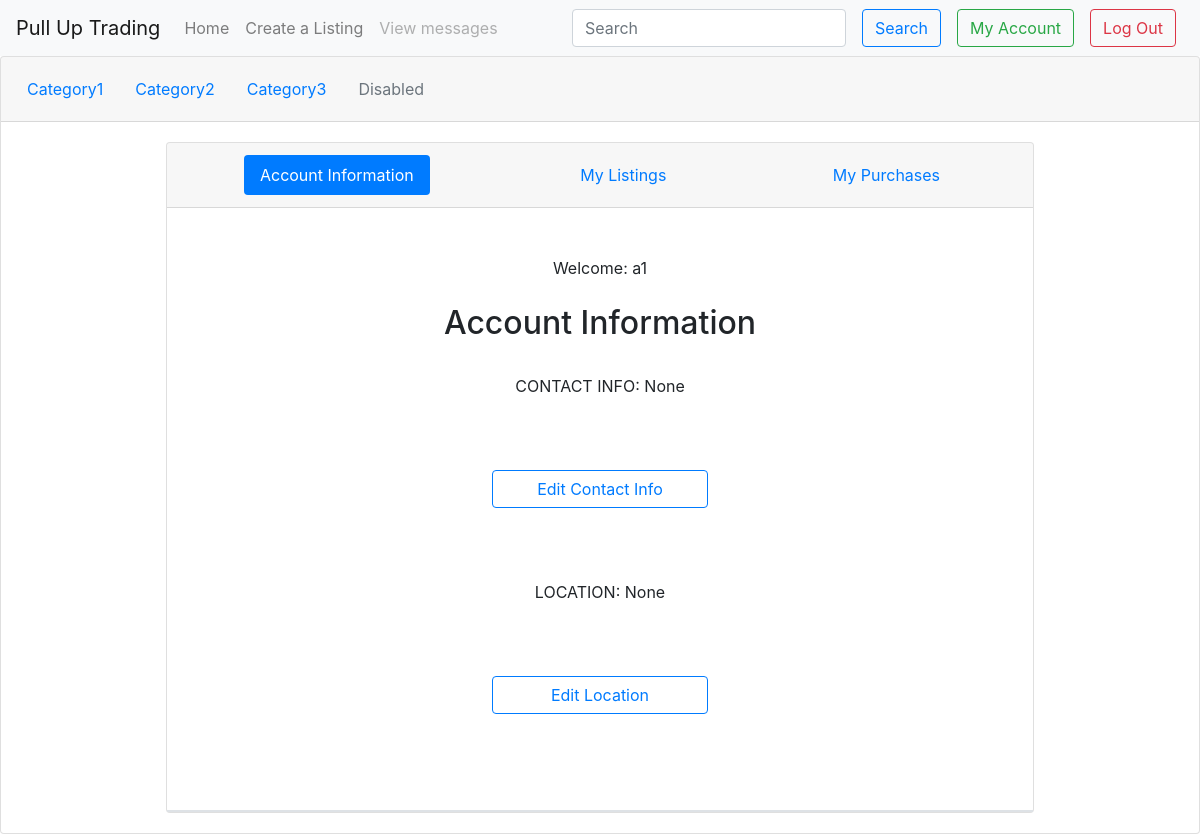
/profile (signed in), run on an earlier commit of the app's database.
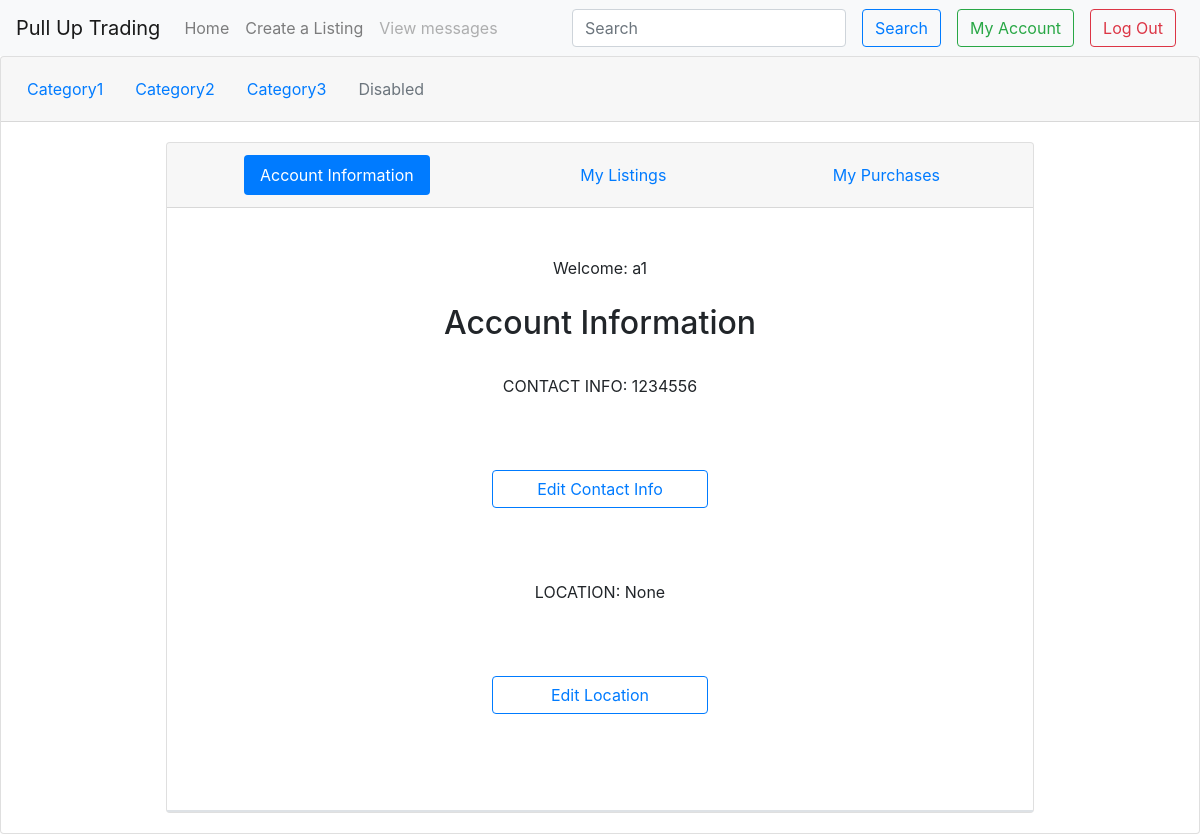
And on a later commit of the database.
### tables this page shows
CREATE TABLE users(id integer, username text, password text, location text, contactInfo text);

### __init__.py (the view, shortened to what this page needs)
@app.route('/profile', methods=['GET', 'POST'])
def profile():
    if request.method == 'GET':
        arr = getUserInfo(session['username'])
        print(arr)
        return render_template('profileInfo.html', userInfo=arr)

### data/dbfunc.py (called while the page is built)
def getUserInfo(user):
    db = sqlite3.connect(DB_FILE)
    c = db.cursor()
    if isinstance(user, str):
        arr = c.execute('SELECT * FROM users WHERE username=\"{}\";'.format(user)).fetchall()
    else:
        arr = c.execute('SELECT * FROM users WHERE id={};'.format(user)).fetchall()
    return arr[0]

### templates/profileInfo.html (shortened to what this page needs)
{% extends "base.html" %}
{% block body %}
    <div class="card-header">
        <ul class="nav nav-pills card-header-pills">
            <li class="mx-auto nav-item">
                <a class="nav-link active" href="/profile">Account Information</a>
            </li>
            <li class="mx-auto nav-item">
                <a class="nav-link" href="/profile/myListings/active">My Listings</a>
            </li>
            <li class="mx-auto nav-item">
                <a class="nav-link" href="/profile/myPurchases">My Purchases</a>
            </li>
        </ul>
    </div>
    <br>
    <p class="mx-auto my-4"> Welcome: {{ session['username'] }}</p>
    <h2>Account Information</h2>
    <p class="mx-auto my-4"> CONTACT INFO: {{ userInfo[4] }}</p>
    <button id="infoButton" class="btn btn-outline-primary w-25 mx-auto my-5 text-primary">Edit Contact Info</button>
    <p class="mx-auto my-4"> LOCATION: {{ userInfo[3] }}</p>
    <button id="locationButton" class="btn btn-outline-primary w-25 mx-auto my-5 text-primary">Edit Location</button>
    <br>
    <br>
    <div class="border"></div>
{% endblock %}

### templates/base.html (shortened to what this page needs)
<!doctype html>
<html lang="en">
<head>
  <link rel="stylesheet" href="https://stackpath.bootstrapcdn.com/bootstrap/4.1.3/css/bootstrap.min.css">
  <nav class="navbar navbar-expand-lg navbar-light bg-light">
    <div class="collapse navbar-collapse" id="navbarTogglerDemo01">
      <a class="navbar-brand" href="/">Pull Up Trading</a>
      <ul class="navbar-nav mr-auto mt-2 mt-lg-0">
        {% if 'username' in session %}
        <li class="nav-item">
          <a class="nav-link" href="/createListing">Home</a>
        </li>
        <li class="nav-item">
          <a class="nav-link" href="/createListing">Create a Listing</a>
        </li>
        <li class="nav-item">
          <a class="nav-link disabled" href="#">View messages</a>
        </li>
        {% endif %}
      </ul>
      <form class="form-inline my-2 my-lg-0">
        {% if 'username' not in session %}
        <a class="btn btn-outline-success my-2 my-sm-0 text-success mx-2" href="/login">Login</a>
        <a class="btn btn-outline-danger my-2 my-sm-0 text-danger mx-2" href="/register">Sign Up</a>
        {% else %}
        <input class="form-control mr-sm-2" type="search" placeholder="Search" aria-label="Search">
        <button class="btn btn-outline-primary my-2 my-sm-0 mx-2" type="submit">Search</button>
        <a class="btn btn-outline-success my-2 my-sm-0 text-success mx-2" href="/profile">My Account</a>
        <a class="btn btn-outline-danger my-2 my-sm-0 text-danger mx-2" href="/logOut">Log Out</a>
        {% endif %}
      </form>
    </div>
  </nav>
</head>
<body>
  <div class="card text-center h-100">
    {% if 'username' in session %}
    <div class="card-header">
      <ul class="nav nav-pills card-header-pills">
        <li class="nav-item">
          <a class="nav-link" href="#">Category1</a>
        </li>
        <li class="nav-item">
          <a class="nav-link" href="#">Category2</a>
        </li>
        <li class="nav-item">
          <a class="nav-link" href="#">Category3</a>
        </li>
        <li class="nav-item">
          <a class="nav-link disabled" href="#" tabindex="-1" aria-disabled="true">Disabled</a>
        </li>
      </ul>
    </div>
    {% endif %}
    <div class="card-body center-block h-100">
      <div class="card text-center w-75 h-100 mx-auto">
        {% block body %}
        {% endblock %}
      </div>
    </div>
  </div>
</body>
</html>

What changed in the data, as far as the page shows it:
now on this page (row edited): users: contactInfo "1234556"
Also different on the page:
{{ userInfo[4] }}: "None" → (not shown)
